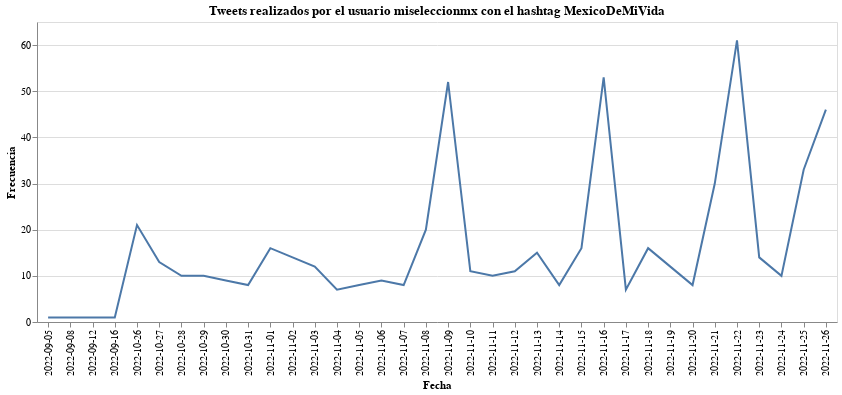

Source (notebook cell):
### Code cell
# Gráfica de los tweets que ha publicado el usuario miseleccionmx
alt.Chart(mxn_tw[mxn_tw['username']=='miseleccionmx']).mark_line().encode(
    alt.X("date",title="Fecha"),
    alt.Y('count', title="Frecuencia")
).properties(
    width=800,height=300,
    title="Tweets realizados por el usuario miseleccionmx con el hashtag MexicoDeMiVida"
)

### Figure 1 — Vega-Lite specification as saved in the notebook (floating-point values rounded to 4 significant figures)
{"config": {"view": {"continuousWidth": 400, "continuousHeight": 300}}, "data": {"name": "data-4e3208121ee4808cfd88062dfe7320dc"}, "mark": "line", "encoding": {"x": {"field": "date", "title": "Fecha", "type": "nominal"}, "y": {"field": "count", "title": "Frecuencia", "type": "quantitative"}}, "height": 300, "title": "Tweets realizados por el usuario miseleccionmx con el hashtag MexicoDeMiVida", "width": 800, "$schema": "https://vega.github.io/schema/vega-lite/v4.17.0.json", "datasets": {"data-4e3208121ee4808cfd88062dfe7320dc": [{"username": "miseleccionmx", "date": "2022-09-05", "count": 1}, {"username": "miseleccionmx", "date": "2022-09-08", "count": 1}, {"username": "miseleccionmx", "date": "2022-09-12", "count": 1}, {"username": "miseleccionmx", "date": "2022-09-16", "count": 1}, {"username": "miseleccionmx", "date": "2022-10-26", "count": 21}, {"username": "miseleccionmx", "date": "2022-10-27", "count": 13}, {"username": "miseleccionmx", "date": "2022-10-28", "count": 10}, {"username": "miseleccionmx", "date": "2022-10-29", "count": 10}, {"username": "miseleccionmx", "date": "2022-10-30", "count": 9}, {"username": "miseleccionmx", "date": "2022-10-31", "count": 8}, {"username": "miseleccionmx", "date": "2022-11-01", "count": 16}, {"username": "miseleccionmx", "date": "2022-11-02", "count": 14}, {"username": "miseleccionmx", "date": "2022-11-03", "count": 12}, {"username": "miseleccionmx", "date": "2022-11-04", "count": 7}, {"username": "miseleccionmx", "date": "2022-11-05", "count": 8}, {"username": "miseleccionmx", "date": "2022-11-06", "count": 9}, {"username": "miseleccionmx", "date": "2022-11-07", "count": 8}, {"username": "miseleccionmx", "date": "2022-11-08", "count": 20}, {"username": "miseleccionmx", "date": "2022-11-09", "count": 52}, {"username": "miseleccionmx", "date": "2022-11-10", "count": 11}, {"username": "miseleccionmx", "date": "2022-11-11", "count": 10}, {"username": "miseleccionmx", "date": "2022-11-12", "count": 11}, {"username": "miseleccionmx", "date": "2022-11-13", "count": 15}, {"username": "miseleccionmx", "date": "2022-11-14", "count": 8}, {"username": "miseleccionmx", "date": "2022-11-15", "count": 16}, {"username": "miseleccionmx", "date": "2022-11-16", "count": 53}, {"username": "miseleccionmx", "date": "2022-11-17", "count": 7}, {"username": "miseleccionmx", "date": "2022-11-18", "count": 16}, {"username": "miseleccionmx", "date": "2022-11-19", "count": 12}, {"username": "miseleccionmx", "date": "2022-11-20", "count": 8}, {"username": "miseleccionmx", "date": "2022-11-21", "count": 30}, {"username": "miseleccionmx", "date": "2022-11-22", "count": 61}, {"username": "miseleccionmx", "date": "2022-11-23", "count": 14}, {"username": "miseleccionmx", "date": "2022-11-24", "count": 10}, {"username": "miseleccionmx", "date": "2022-11-25", "count": 33}, {"username": "miseleccionmx", "date": "2022-11-26", "count": 46}]}}
